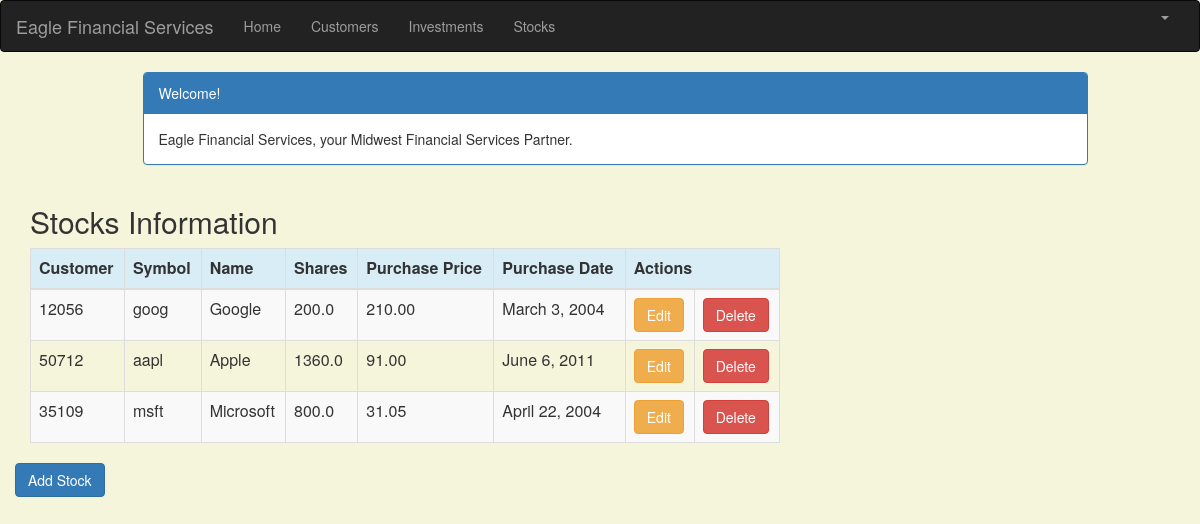
The page /stock/ (signed in) on the database its author committed.
### portfolio/models.py (models this page shows, shortened)
class Stock(models.Model):
    customer = models.ForeignKey(Customer, related_name='stocks')
    symbol = models.CharField(max_length=10)
    name = models.CharField(max_length=50)
    shares = models.DecimalField(max_digits=10, decimal_places=1)
    purchase_price = models.DecimalField(max_digits=10, decimal_places=2)
    purchase_date = models.DateField(default=timezone.now, blank=True, null=True)

class Customer(models.Model):
    name = models.CharField(max_length=50)
    address = models.CharField(max_length=200)
    cust_number = models.IntegerField(blank=False, null=False)
    city = models.CharField(max_length=50)
    state = models.CharField(max_length=50)
    zipcode = models.CharField(max_length=10)
    email = models.EmailField(max_length=200)
    cell_phone = models.CharField(max_length=50)
    created_date = models.DateTimeField(
        default=timezone.now)
    updated_date = models.DateTimeField(auto_now_add=True)
    def __str__(self):
        return str(self.cust_number)

### portfolio/views.py (the view)
# urls.py: url(r'^stock/$', views.stock_list, name='stock_list'),
@login_required
def stock_list(request):
   stocks = Stock.objects.filter(purchase_date__lte=timezone.now())
   return render(request, 'portfolio/stock_list.html', {'stocks': stocks})

### portfolio/templates/portfolio/stock_list.html (shortened to what this page needs)
{% extends 'portfolio/base.html' %}
{% block content %}
    <html>
    <head>
        <link rel="stylesheet" href="https://maxcdn.bootstrapcdn.com/bootstrap/3.3.4/css/bootstrap.min.css">
    </head>
    <body>
    <div class="container">
        <div class="row">
            <div class="col-md-10 col-md-offset-1">
                <div class="panel panel-primary">
                    <div class="panel-heading">Welcome!</div>
                    <div class="panel-body">
                        Eagle Financial Services, your Midwest Financial Services Partner.
                    </div>
                </div>
            </div>
        </div>
    </div>
    <div class="row">
        <h2 style="padding-left: 15Px">Stocks Information</h2>
    </div>
    <div>
        <table class="table table-striped table-bordered table-hover">
            <thead>
            <tr class="bg-info">
                <th>Customer</th>
                <th>Symbol</th>
                <th>Name</th>
                <th>Shares</th>
                <th>Purchase Price</th>
                <th>Purchase Date</th>
                <th colspan="3">Actions</th>
            </tr>
            </thead>
            <tbody>
            {% for stock in stocks %}
                <tr>
                    <td>{{ stock.customer }}</td>
                    <td>{{ stock.symbol }}</td>
                    <td>{{ stock.name }}</td>
                    <td>{{ stock.shares }}</td>
                    <td>{{ stock.purchase_price }}</td>
                    <td>{{ stock.purchase_date }}</td>
                    <td><a href="{% url 'portfolio:stock_edit' pk=stock.pk %}"
                           class="btn btn-warning">Edit</a></td>
                    <td><a href="{% url 'portfolio:stock_delete' pk=stock.pk %}"
                           onclick="return confirm('Are you sure you want to delete?')"
                           class="btn btn-danger">Delete</a>
                    </td>
                </tr>
            {% endfor %}
            </tbody>
        </table>
     <div class="row">
            <a href="{% url 'portfolio:stock_new' %}" class="row"><span
                    class="btn btn-primary">Add Stock</span></a>
        </div>
    </div>
    </body>
    </html>
{% endblock %}

### portfolio/templates/portfolio/base.html (shortened to what this page needs)
{% load staticfiles %}
<html lang="en">
<head>
    <link rel="stylesheet" href="https://maxcdn.bootstrapcdn.com/bootstrap/3.3.7/css/bootstrap.min.css">
</head>
<body id="app-layout">
<nav class="navbar navbar-inverse">
    <div class="container-fluid">
        <div class="navbar-header">
            <a class="navbar-brand" href="/">
                Eagle Financial Services
            </a>
        </div>
        <div class="collapse navbar-collapse" id="myNavbar">
            <ul class="nav navbar-nav">
                <li><a href="{% url 'portfolio:home' %}">Home</a></li>
                <li><a href="{% url 'portfolio:customer_list' %}">Customers</a></li>
                <li><a href="{% url 'portfolio:investment_list' %}">Investments</a></li>
                <li><a href="{% url 'portfolio:stock_list' %}">Stocks</a></li>
            </ul>
            <ul class="nav navbar-nav navbar-right">
                {% if user.is_authenticated %}
                    <li class="dropdown">
                        <a href="#" class="dropdown-toggle" data-toggle="dropdown" role="button" aria-expanded="false">
                            <span class="caret"></span>
                        </a>
                    </li>
                {% else %}
                    <li><a href="{% url 'login' %}"><span class="glyphicon glyphicon-log-in"></span> Login</a></li>
                {% endif %}
            </ul>
        </div>
    </div>
</nav>
<div class="content container">
    <div class="row">
        <div class="col-md-8">
            {% block content %}{% endblock %}
        </div>
    </div>
</body>
</html>

### portfolio/templates/portfolio/base.html (style rules this page uses)
.navbar { margin-bottom: 0; border-radius: 0; }

### portfolio/templates/portfolio/stock_list.html (style rules this page uses)
body { background-color: beige; }

### rows shown on the page
Stock: customer "12056", symbol "goog", name "Google", shares "200.0", purchase_price "210.00", purchase_date "March 3, 2004"
Stock: customer "50712", symbol "aapl", name "Apple", shares "1360.0", purchase_price "91.00", purchase_date "June 6, 2011"
Stock: customer "35109", symbol "msft", name "Microsoft", shares "800.0", purchase_price "31.05", purchase_date "April 22, 2004"
